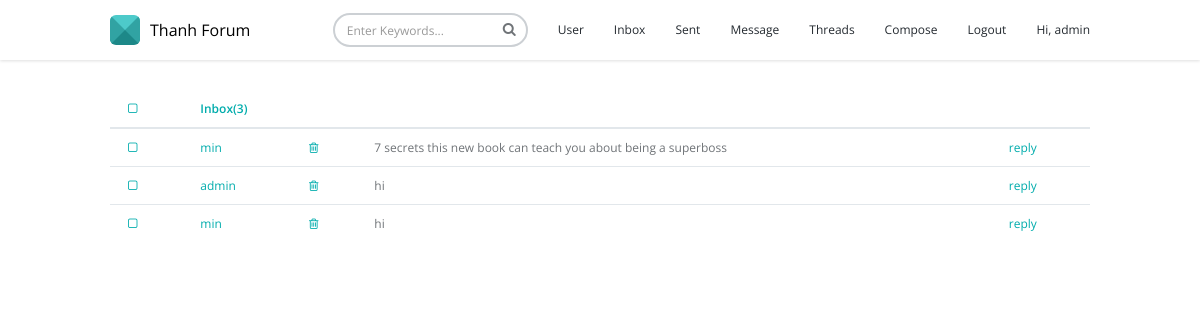
Page /message.php (signed in) on the committed database.
### tables this page shows
CREATE TABLE IF NOT EXISTS `message` (
  `id` int(11) unsigned NOT NULL AUTO_INCREMENT,
  `message` text NOT NULL,
  `created_by` int(11) NOT NULL,
  `receiver_id` int(11) NOT NULL,
  PRIMARY KEY (`id`)
);

CREATE TABLE IF NOT EXISTS `user` (
  `id` int(11) unsigned NOT NULL AUTO_INCREMENT,
  `name` varchar(50) NOT NULL,
  `email` varchar(50) NOT NULL,
  `avatar` varchar(100) DEFAULT NULL,
  `password` varchar(50) NOT NULL,
  PRIMARY KEY (`id`)
);

### OOPDatabase.php (called while the page is built, shortened)
<?php
include('models/Message.php');
class OOPDatabase{
	protected $_connection;
	public function __construct(){
		$this->_connection = mysqli_connect('localhost','root','123456','company');
	}
	public function getMessagesByReceiverId($id){
		$messages = array();
		$query = mysqli_query($this->_connection, "select * from message where receiver_id = $id order by id desc");
		while ($row = mysqli_fetch_array($query)) {
		$messages[] = $this->loadMessage($row);
		}
		return $messages;
	}
	public function loadMessage($row){
		$message = new Message();
		$message->id = $row['id'];
		$message->message = $row['message'];
		$message->created_by = $row['created_by'];
		$message->receiver_id = $row['receiver_id'];
		return $message;
	}
	public function getNameById($id){
		$query = mysqli_query($this->_connection, "select * from user where id = $id");
		$row = mysqli_fetch_array($query);
		$user = new User();
		$user->name = $row['name'];
		return $user->name;
	}
}

### message.php (the view, shortened to what this page needs)
<?php
$receiver_id = $_SESSION['login_id'];
require('OOPDatabase.php');
$database = new OOPDatabase();
$messages = $database->getMessagesByReceiverId($receiver_id);
?>
<!DOCTYPE html>
<html>
<head>
	<?php include('header.php');?>
	<link type='text/css' rel='stylesheet' href='style.css'/>
</head>
<body>
	<?php include('menu.php') ?>
	<div class="content">
		<div class="container">
			<table class="table table-email">
				<thead>
					<tr>
						<th class="email-select"><a href="#" data-click="email-select-all"><i class="fa fa-square-o fa-fw"></i></a></th>
						<th colspan="2">
							<a href="" class="email-header-link" >Inbox(<?php echo count($messages) ?>)  </a>
						</th>
						<th></th>
						<th></th>
					</tr>
				</thead>
				<tbody>
					<?php if(!empty($messages)): ?>
						<?php foreach($messages as $message): ?>
							<tr>
							<td class="email-select"><a href="" data-click="email-select-single"><i class="fa fa-square-o fa-fw"></i></a></td>
								<td class="email-sender">
									<a href="/view_user.php?id=<?php echo $message->created_by ?>"><?php echo $database->getNameById($message->created_by) ?></a>
								</td>
								<td class="email-subject">
									<a href="/delete_message.php?id=<?php echo $message->id ?>" class="email-btn" data-click="email-remove"><i class="fa fa-trash-o"></i></a>
								</td>
								<td><?php echo $message->message ?></td>
								<td class="email-date"><a href="/reply_message.php?id=<?php echo $message->created_by ?>">reply</a></td>
							</tr>
						<?php endforeach ?>
					<?php endif ?>
				</tbody>
			</table>
		</div>
	</div>
</body>
</html>

### assets/css/theme/default.css (style rules this page uses)
.text-theme, a { color: #00acac; }

### rows in the picture
message: created_by.name "min", message "7 secrets this new book can teach you about being a superboss"
message: created_by.name "admin", message "hi"
message: created_by.name "min", message "hi"

### other values in the picture
$user_name "admin"
count($messages) "3"
